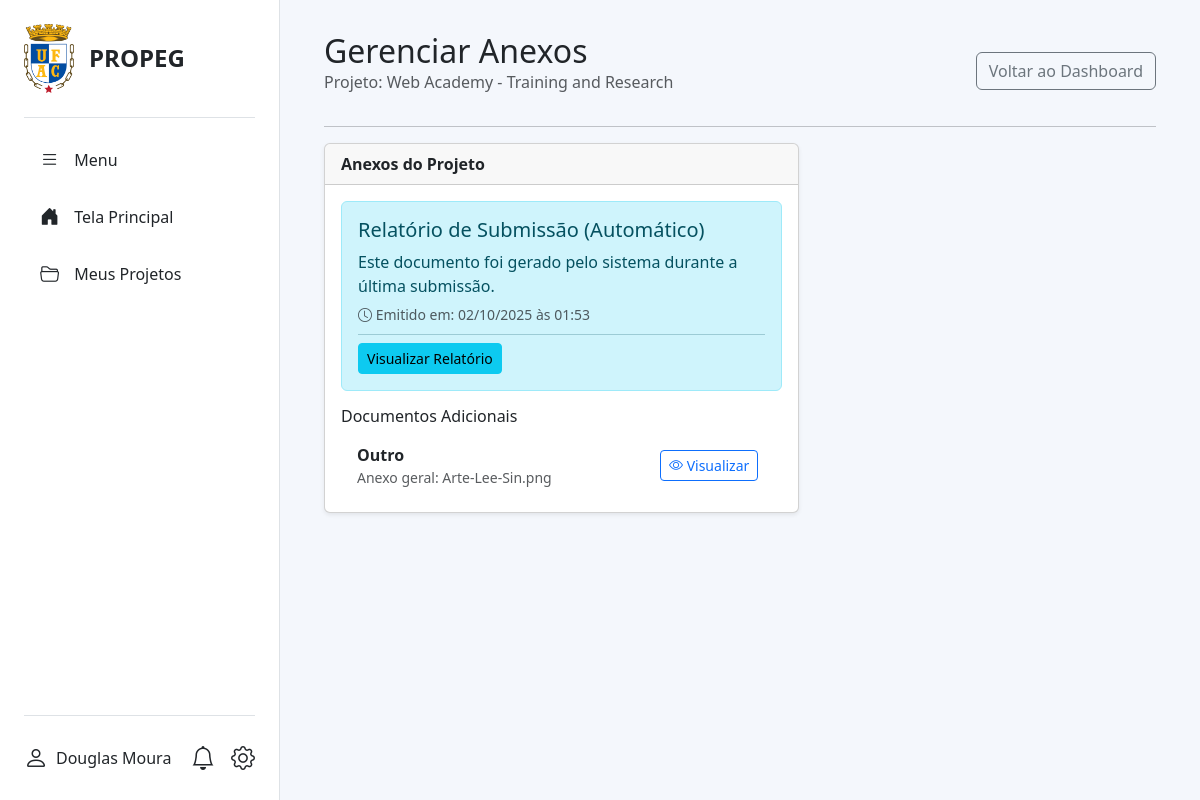
Before: /projetos/projetos/39/anexos/ (signed in) with the older database file.
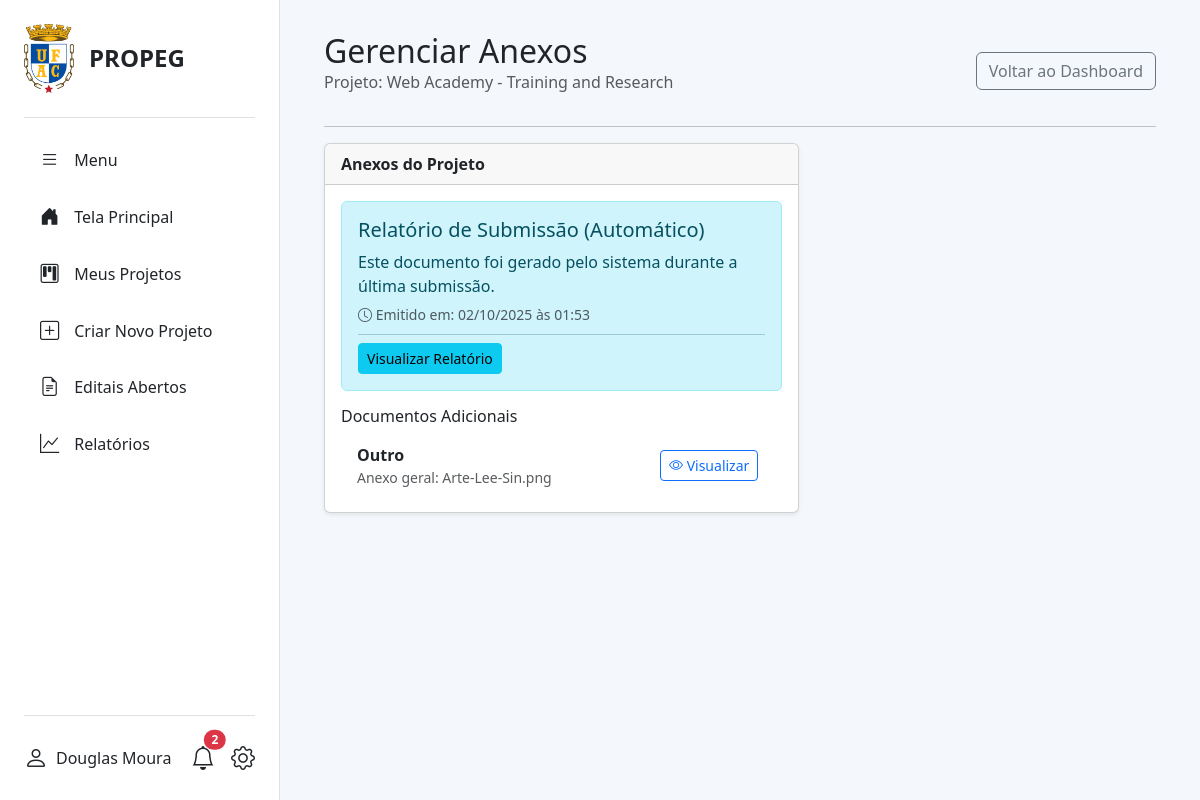
After: the same page with the newer database file.
### projetos_institucionais/views.py (the view)
# urls.py: path('projetos/<int:pk>/anexos/', views.projeto_anexos, name='projeto_anexos'),
@login_required
def projeto_anexos(request, pk):
    projeto = get_object_or_404(Projeto, pk=pk)
    relatorio_submissao = projeto.anexos.filter(tipo_anexo='relatorio_submissao').order_by('-data_upload').first()
    comprovante_aprovacao = projeto.anexos.filter(tipo_anexo='comprovante_aprovacao').first()
    anexos_gerenciaveis = projeto.anexos.exclude(tipo_anexo__in=['relatorio_submissao', 'comprovante_aprovacao'])
    if request.method == 'POST':
        if request.user != projeto.coordenador:
            return HttpResponseForbidden("Você não tem permissão para realizar esta ação.")
        form = AnexoForm(request.POST, request.FILES)
        if form.is_valid():
            anexo = form.save(commit=False)
            anexo.projeto = projeto
            anexo.save()
            messages.success(request, 'Anexo adicionado com sucesso!')
            return redirect('projeto_anexos', pk=projeto.pk)
        else:
            messages.error(request, 'Houve um erro ao adicionar o anexo.')
    else:
        form = AnexoForm()
    contexto = {
        'projeto': projeto,
        'relatorio_submissao': relatorio_submissao,
        'comprovante_aprovacao': comprovante_aprovacao,
        'anexos': anexos_gerenciaveis,
        'form': form,
    }
    return render(request, 'projetos_institucionais/projeto_anexos.html', contexto)

### projetos_institucionais/context_processors.py (called while the page is built)
def unread_notifications_context(request):
    if request.user.is_authenticated:
        unread_count = Notificacao.objects.filter(destinatario=request.user, lida=False).count()
        return {'unread_notifications_count': unread_count}
    return {}

### templates/projetos_institucionais/projeto_anexos.html (shortened to what this page needs)
{% extends "base2.html" %}
{% load crispy_forms_tags %}
{% block content %}
<div class="container-fluid">
    <div class="d-flex justify-content-between align-items-center mb-3">
        <div>
            <h2 class="mb-0">Gerenciar Anexos</h2>
            <p class="text-muted">Projeto: {{ projeto.titulo }}</p>
        </div>
        <a href="{% url 'projeto_dashboard' %}" class="btn btn-outline-secondary">Voltar ao Dashboard</a>
    </div>
    <hr>
    <div class="row g-4">
        <div class="col-lg-7">
            <div class="card shadow-sm">
                <div class="card-header"><strong>Anexos do Projeto</strong></div>
                <div class="card-body">
                    {% if relatorio_submissao %}
                    <div class="alert alert-info">
                        <h5 class="alert-heading">Relatório de Submissão (Automático)</h5>
                        <p class="mb-1">Este documento foi gerado pelo sistema durante a última submissão.</p>
                        <small class="text-muted"><i class="bi bi-clock"></i> Emitido em: {{ relatorio_submissao.data_upload|date:"d/m/Y" }} às {{ relatorio_submissao.data_upload|time:"H:i" }}</small>
                        <hr class="my-2">
                        <a href="{{ relatorio_submissao.arquivo.url }}" target="_blank" class="btn btn-sm btn-info">Visualizar Relatório</a>
                    </div>
                    {% endif %}
                    <h6>Documentos Adicionais</h6>
                    <ul class="list-group list-group-flush">
                        {% for anexo in anexos %}
                            <li class="list-group-item d-flex justify-content-between align-items-center">
                                <div>
                                    <strong>{{ anexo.get_tipo_anexo_display }}</strong>
                                    <small class="d-block text-muted">{{ anexo.descricao|default:"Sem descrição." }}</small>
                                </div>
                                <div class="d-flex align-items-center">
                                    <a href="{{ anexo.arquivo.url }}" target="_blank" class="btn btn-outline-primary btn-sm me-2">
                                        <i class="bi bi-eye"></i> Visualizar
                                    </a>
                                </div>
                            </li>
                        {% empty %}
                            <li class="list-group-item text-muted">Nenhum anexo adicional foi enviado.</li>
                        {% endfor %}
                    </ul>
                </div>
            </div>
        </div>
    </div>
</div>
{% endblock %}

### templates/base2.html (shortened to what the changed rows need)
{% load static %}
<!DOCTYPE html>
<html lang="pt-BR">
<head>
    <link href="https://cdn.jsdelivr.net/npm/bootstrap@5.3.3/dist/css/bootstrap.min.css" rel="stylesheet">
    <link href="https://cdn.jsdelivr.net/npm/bootstrap-icons@1.11.3/font/bootstrap-icons.css" rel="stylesheet">
    <link href="https://cdnjs.cloudflare.com/ajax/libs/font-awesome/6.5.2/css/all.min.css" rel="stylesheet">
    <link href="{% static 'css/style.css' %}" rel="stylesheet">
</head>
<body>
    <div class="d-flex">
        <div id="sidebar" class="d-flex flex-column">
            <ul class="nav flex-column my-3">
                {% with request.resolver_match.url_name as url_name %}
                {% if user.perfil == 'coordenador' %}
                <li class="nav-item">
                    <a href="{% url 'projeto_dashboard' %}"
                        class="nav-link {% if request.resolver_match.url_name == 'projeto_dashboard' %}active{% else %}text-dark{% endif %}">
                        <i class="bi bi-kanban"></i>
                        <span>Meus Projetos</span>
                    </a>
                </li>
                <li class="nav-item">
                    <a href="{% url 'projeto_criar' %}"
                        class="nav-link {% if request.resolver_match.url_name == 'projeto_criar' %}active{% else %}text-dark{% endif %}">
                        <i class="bi bi-plus-square"></i>
                        <span>Criar Novo Projeto</span>
                    </a>
                </li>
                <li class="nav-item">
                    <a href="{% url 'listar_editais_abertos' %}" class="nav-link {% if request.resolver_match.url_name == 'listar_editais_abertos' %}active{% else %}text-dark{% endif %}">
                        <i class="bi bi-file-earmark-text"></i>
                        <span>Editais Abertos</span>
                    </a>
                </li>
                <li class="nav-item">
                    <a href="{% url 'relatorio_lista_projetos' %}" class="nav-link {% if request.resolver_match.url_name == 'relatorios' %}active{% else %}text-dark{% endif %}">
                        <i class="bi bi-graph-up"></i>
                        <span>Relatórios</span>
                    </a>
                </li>
                {% endif %}
                {% if user.perfil == 'aluno' %}
                <li class="nav-item">
                    <a href="{% url 'aluno_meus_projetos' %}" class="nav-link {% if request.resolver_match.url_name == 'aluno_meus_projetos' %}active{% else %}text-dark{% endif %}">
                        <i class="bi bi-folder2-open"></i>
                        <span>Meus Projetos</span>
                    </a>
                </li>
                {% endif %}
                {% endwith %}
            </ul>
            <div class="sidebar-footer mt-auto">
                <div class="d-flex align-items-center">
                    <a href="{% url 'lista_notificacoes' %}" class="text-dark position-relative me-3">
                        <i class="bi bi-bell fs-4"></i>
                        {% if unread_notifications_count > 0 %}
                        <span class="position-absolute top-0 start-100 translate-middle badge rounded-pill bg-danger">
                            {{ unread_notifications_count }}
                        </span>
                        {% endif %}
                    </a>
                </div>
            </div>
        </div>
        <main id="main-content">
            {% block content %}
            {% endblock %}
        </main>
    </div>
</body>
</html>

Changed rows visible on the page:
changed Usuario "Douglas Moura": perfil "aluno" → "coordenador" (drawn)
Other visible differences:
{{ unread_notifications_count }}: (not shown) → "2"
text now shown: "Criar Novo Projeto Editais Abertos Relatórios"
